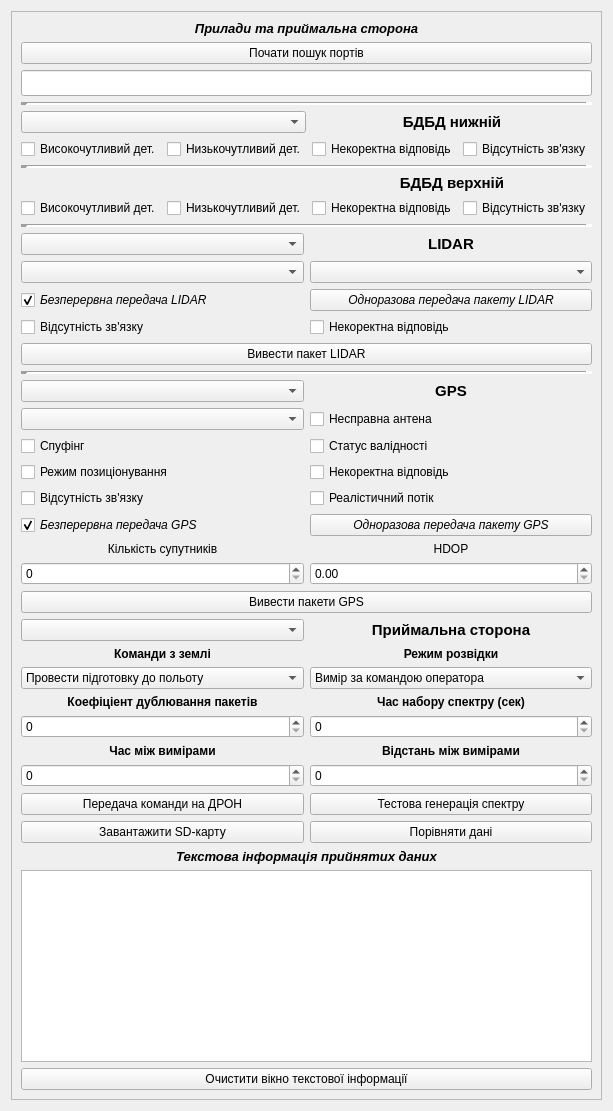
     <widget class="QWidget" name="widget_2" native="true">
      <layout class="QHBoxLayout" name="horizontalLayout_2">
       <item>
        <widget class="QFrame" name="frame_2">
         <property name="frameShape">
          <enum>QFrame::Shape::StyledPanel</enum>
         </property>
         <property name="frameShadow">
          <enum>QFrame::Shadow::Raised</enum>
         </property>
         <layout class="QVBoxLayout" name="verticalLayout_2">
          <item>
           <widget class="QLabel" name="label_31">
            <property name="font">
             <font>
              <pointsize>10</pointsize>
              <italic>true</italic>
              <bold>true</bold>
             </font>
            </property>
            <property name="text">
             <string>Прилади та приймальна сторона</string>
            </property>
            <property name="alignment">
             <set>Qt::AlignmentFlag::AlignCenter</set>
            </property>
           </widget>
          </item>
          <item>
           <widget class="QPushButton" name="pushButton_search_Ports">
            <property name="text">
             <string>Почати пошук портів</string>
            </property>
           </widget>
          </item>
          <item>
           <widget class="QLineEdit" name="lineEdit_COM">
            <property name="sizePolicy">
             <sizepolicy hsizetype="Minimum" vsizetype="Fixed">
              <horstretch>0</horstretch>
              <verstretch>0</verstretch>
             </sizepolicy>
            </property>
            <property name="font">
             <font>
              <pointsize>11</pointsize>
              <bold>true</bold>
             </font>
            </property>
           </widget>
          </item>
          <item>
           <widget class="Line" name="line_3">
            <property name="lineWidth">
             <number>7</number>
            </property>
            <property name="orientation">
             <enum>Qt::Orientation::Horizontal</enum>
            </property>
           </widget>
          </item>
          <item>
           <layout class="QGridLayout" name="gridLayout_2">
            <item row="0" column="0">
             <layout class="QGridLayout" name="gridLayout_6">
              <item row="0" column="0" colspan="2">
               <widget class="QComboBox" name="comboBox_BDBG_1">
                <property name="sizePolicy">
                 <sizepolicy hsizetype="Minimum" vsizetype="Fixed">
                  <horstretch>0</horstretch>
                  <verstretch>0</verstretch>
                 </sizepolicy>
                </property>
               </widget>
              </item>
              <item row="1" column="3">
               <widget class="QCheckBox" name="checkBox_not_ans_1">
                <property name="text">
                 <string>Відсутність зв'язку</string>
                </property>
               </widget>
              </item>
              <item row="1" column="2">
               <widget class="QCheckBox" name="checkBox_uncorrect_1">
                <property name="text">
                 <string>Некоректна відповідь</string>
                </property>
               </widget>
              </item>
              <item row="1" column="1">
               <widget class="QCheckBox" name="checkBox_low_sens_1">
                <property name="text">
                 <string>Низькочутливий дет.</string>
                </property>
               </widget>
              </item>
              <item row="1" column="0">
               <widget class="QCheckBox" name="checkBox_high_sens_1">
                <property name="text">
                 <string>Високочутливий дет.</string>
                </property>
               </widget>
              </item>
              <item row="0" column="2" colspan="2">
               <widget class="QLabel" name="label_24">
                <property name="font">
                 <font>
                  <pointsize>11</pointsize>
                  <bold>true</bold>
                 </font>
                </property>
                <property name="text">
                 <string>БДБД нижній</string>
                </property>
                <property name="alignment">
                 <set>Qt::AlignmentFlag::AlignCenter</set>
                </property>
               </widget>
              </item>
             </layout>
            </item>
           </layout>
          </item>
          <item>
           <widget class="Line" name="line">
            <property name="lineWidth">
             <number>7</number>
            </property>
            <property name="orientation">
             <enum>Qt::Orientation::Horizontal</enum>
            </property>
           </widget>
          </item>
          <item>
           <layout class="QGridLayout" name="gridLayout_5">
            <item row="0" column="2" colspan="2">
             <widget class="QLabel" name="label_25">
              <property name="sizePolicy">
               <sizepolicy hsizetype="Preferred" vsizetype="Fixed">
                <horstretch>0</horstretch>
                <verstretch>0</verstretch>
               </sizepolicy>
              </property>
              <property name="font">
               <font>
                <pointsize>11</pointsize>
                <bold>true</bold>
               </font>
              </property>
              <property name="text">
               <string>БДБД верхній</string>
              </property>
              <property name="alignment">
               <set>Qt::AlignmentFlag::AlignCenter</set>
              </property>
             </widget>
            </item>
            <item row="1" column="0">
             <widget class="QCheckBox" name="checkBox_high_sens_2">
              <property name="sizePolicy">
               <sizepolicy hsizetype="Minimum" vsizetype="Fixed">
                <horstretch>0</horstretch>
                <verstretch>0</verstretch>
               </sizepolicy>
              </property>
              <property name="text">
               <string>Високочутливий дет.</string>
              </property>
             </widget>
            </item>
            <item row="1" column="1">
             <widget class="QCheckBox" name="checkBox_low_sens_2">
              <property name="text">
               <string>Низькочутливий дет.</string>
              </property>
             </widget>
            </item>
            <item row="1" column="3">
             <widget class="QCheckBox" name="checkBox_not_ans_2">
              <property name="text">
               <string>Відсутність зв'язку</string>
              </property>
             </widget>
            </item>
            <item row="1" column="2">
             <widget class="QCheckBox" name="checkBox_uncorrect_2">
              <property name="text">
               <string>Некоректна відповідь</string>
              </property>
             </widget>
            </item>
           </layout>
          </item>
          <item>
           <widget class="Line" name="line_2">
            <property name="lineWidth">
             <number>7</number>
            </property>
            <property name="orientation">
             <enum>Qt::Orientation::Horizontal</enum>
            </property>
           </widget>
          </item>
          <item>
           <layout class="QGridLayout" name="gridLayout_4">
            <item row="3" column="1">
             <widget class="QCheckBox" name="checkBox_uncorrect_lidar">
              <property name="text">
               <string>Некоректна відповідь</string>
              </property>
             </widget>
            </item>
            <item row="1" column="0">
             <widget class="QComboBox" name="comboBox_imit_mode_lidar"/>
            </item>
            <item row="1" column="1">
             <widget class="QComboBox" name="comboBox_freq_lidar"/>
            </item>
            <item row="3" column="0">
             <widget class="QCheckBox" name="checkBox_not_ans_lidar">
              <property name="text">
               <string>Відсутність зв'язку</string>
              </property>
             </widget>
            </item>
            <item row="0" column="1">
             <widget class="QLabel" name="label_26">
              <property name="font">
               <font>
                <pointsize>11</pointsize>
                <bold>true</bold>
               </font>
              </property>
              <property name="text">
               <string>LIDAR</string>
              </property>
              <property name="alignment">
               <set>Qt::AlignmentFlag::AlignCenter</set>
              </property>
             </widget>
            </item>
            <item row="0" column="0">
             <widget class="QComboBox" name="comboBox_LIDAR"/>
            </item>
            <item row="4" column="0" colspan="2">
             <widget class="QPushButton" name="pushButton_show_lidar_packages">
              <property name="text">
               <string>Вивести пакет LIDAR</string>
              </property>
             </widget>
            </item>
            <item row="2" column="0">
             <widget class="QCheckBox" name="checkBox_lidar_continuous">
              <property name="font">
               <font>
                <italic>true</italic>
               </font>
              </property>
              <property name="text">
               <string>Безперервна передача LIDAR</string>
              </property>
              <property name="checked">
               <bool>true</bool>
              </property>
             </widget>
            </item>
            <item row="2" column="1">
             <widget class="QPushButton" name="pushButton_send_lidar_once">
              <property name="font">
               <font>
                <italic>true</italic>
               </font>
              </property>
              <property name="text">
               <string>Одноразова передача пакету LIDAR</string>
              </property>
             </widget>
            </item>
           </layout>
          </item>
          <item>
           <widget class="Line" name="line_4">
            <property name="lineWidth">
             <number>7</number>
            </property>
            <property name="orientation">
             <enum>Qt::Orientation::Horizontal</enum>
            </property>
           </widget>
          </item>
          <item>
           <layout class="QGridLayout" name="gridLayout_7">
            <item row="4" column="0">
             <widget class="QCheckBox" name="checkBox_not_ans_gps">
              <property name="text">
               <string>Відсутність зв'язку</string>
              </property>
             </widget>
            </item>
            <item row="3" column="0">
             <widget class="QCheckBox" name="checkBox_mode_valid_gps">
              <property name="text">
               <string>Режим позиціонування</string>
              </property>
             </widget>
            </item>
            <item row="0" column="1">
             <widget class="QLabel" name="label_27">
              <property name="font">
               <font>
                <pointsize>11</pointsize>
                <bold>true</bold>
               </font>
              </property>
              <property name="text">
               <string>GPS</string>
              </property>
              <property name="alignment">
               <set>Qt::AlignmentFlag::AlignCenter</set>
              </property>
             </widget>
            </item>
            <item row="7" column="0">
             <widget class="QSpinBox" name="spinBox_satellites_gps"/>
            </item>
            <item row="7" column="1">
             <widget class="QDoubleSpinBox" name="doubleSpinBox_hdop_gps"/>
            </item>
            <item row="1" column="1">
             <widget class="QCheckBox" name="checkBox_antenna_fault_gps">
              <property name="text">
               <string>Несправна антена</string>
              </property>
             </widget>
            </item>
            <item row="3" column="1">
             <widget class="QCheckBox" name="checkBox_uncorrect_gps">
              <property name="text">
               <string>Некоректна відповідь</string>
              </property>
             </widget>
            </item>
            <item row="2" column="1">
             <widget class="QCheckBox" name="checkBox_status_valid_gps">
              <property name="text">
               <string>Статус валідності</string>
              </property>
             </widget>
            </item>
            <item row="2" column="0">
             <widget class="QCheckBox" name="checkBox_spoofing_gps">
              <property name="text">
               <string>Спуфінг</string>
              </property>
             </widget>
            </item>
            <item row="8" column="0" colspan="2">
             <widget class="QPushButton" name="pushButton_show_gps_packages">
              <property name="text">
               <string>Вивести пакети GPS</string>
              </property>
             </widget>
            </item>
            <item row="6" column="1">
             <widget class="QLabel" name="label_29">
              <property name="sizePolicy">
               <sizepolicy hsizetype="Preferred" vsizetype="Fixed">
                <horstretch>0</horstretch>
                <verstretch>0</verstretch>
               </sizepolicy>
              </property>
              <property name="text">
               <string>HDOP</string>
              </property>
              <property name="alignment">
               <set>Qt::AlignmentFlag::AlignCenter</set>
              </property>
             </widget>
            </item>
            <item row="6" column="0">
             <widget class="QLabel" name="label_28">
              <property name="sizePolicy">
               <sizepolicy hsizetype="Preferred" vsizetype="Fixed">
                <horstretch>0</horstretch>
                <verstretch>0</verstretch>
               </sizepolicy>
              </property>
              <property name="text">
               <string>Кількість супутників</string>
              </property>
              <property name="alignment">
               <set>Qt::AlignmentFlag::AlignCenter</set>
              </property>
             </widget>
            </item>
            <item row="0" column="0">
             <widget class="QComboBox" name="comboBox_GPS"/>
            </item>
            <item row="1" column="0">
             <widget class="QComboBox" name="comboBox_freq_gps"/>
            </item>
            <item row="4" column="1">
             <widget class="QCheckBox" name="checkBox_realistic_gps">
              <property name="text">
               <string>Реалістичний потік</string>
              </property>
             </widget>
            </item>
            <item row="5" column="0">
             <widget class="QCheckBox" name="checkBox_gps_continuous">
              <property name="font">
               <font>
                <italic>true</italic>
               </font>
              </property>
              <property name="text">
               <string>Безперервна передача GPS</string>
              </property>
              <property name="checked">
               <bool>true</bool>
              </property>
             </widget>
            </item>
            <item row="5" column="1">
             <widget class="QPushButton" name="pushButton_send_gps_once">
              <property name="font">
               <font>
                <italic>true</italic>
               </font>
              </property>
              <property name="text">
               <string>Одноразова передача пакету GPS</string>
              </property>
             </widget>
            </item>
           </layout>
          </item>
          <item>
           <layout class="QGridLayout" name="gridLayout_8">
            <item row="3" column="1">
             <widget class="QLabel" name="label_36">
              <property name="font">
               <font>
                <bold>true</bold>
               </font>
              </property>
              <property name="text">
               <string>Час набору спектру (сек)</string>
              </property>
              <property name="alignment">
               <set>Qt::AlignmentFlag::AlignCenter</set>
              </property>
             </widget>
            </item>
            <item row="4" column="0">
             <widget class="QSpinBox" name="spinBox_packet_dupl"/>
            </item>
            <item row="2" column="0">
             <widget class="QComboBox" name="comboBox_select_Command">
              <item>
               <property name="text">
                <string>Провести підготовку до польоту</string>
               </property>
              </item>
              <item>
               <property name="text">
                <string>Продовжити розвідку без SD-карти</string>
               </property>
              </item>
              <item>
               <property name="text">
                <string>Не продовжувати розвідку без SD-карти</string>
               </property>
              </item>
              <item>
               <property name="text">
                <string>Передати параметри розвідки</string>
               </property>
              </item>
              <item>
               <property name="text">
                <string>Змінити коефіціент дублювання</string>
               </property>
              </item>
              <item>
               <property name="text">
                <string>Змінити час між вимірами</string>
               </property>
              </item>
              <item>
               <property name="text">
                <string>Змінити відстань між вимірами</string>
               </property>
              </item>
              <item>
               <property name="text">
                <string>Закінчити розвідку</string>
               </property>
              </item>
              <item>
               <property name="text">
                <string>Змінити режим розвідки</string>
               </property>
              </item>
              <item>
               <property name="text">
                <string>Провести вимір(ручний режим)</string>
               </property>
              </item>
              <item>
               <property name="text">
                <string>Змінити час набору спектру</string>
               </property>
              </item>
              <item>
               <property name="text">
                <string>Закінчити набір спектру</string>
               </property>
              </item>
              <item>
               <property name="text">
                <string>Перейти у режим радіотиші</string>
               </property>
              </item>
              <item>
               <property name="text">
                <string>Вийти з режиму радіотиші</string>
               </property>
              </item>
             </widget>
            </item>
            <item row="8" column="0">
             <widget class="QPushButton" name="pushButton_load_SD_data">
              <property name="text">
               <string>Завантажити SD-карту</string>
              </property>
             </widget>
            </item>
            <item row="1" column="1">
             <widget class="QLabel" name="label_34">
              <property name="font">
               <font>
                <bold>true</bold>
               </font>
              </property>
              <property name="text">
               <string>Режим розвідки</string>
              </property>
              <property name="alignment">
               <set>Qt::AlignmentFlag::AlignCenter</set>
              </property>
             </widget>
            </item>
            <item row="7" column="0">
             <widget class="QPushButton" name="pushButton_send_comm">
              <property name="text">
               <string>Передача команди на ДРОН</string>
              </property>
             </widget>
            </item>
            <item row="10" column="0" colspan="2">
             <widget class="QTextEdit" name="textEdit_radioline">
              <property name="sizePolicy">
               <sizepolicy hsizetype="Minimum" vsizetype="Expanding">
                <horstretch>0</horstretch>
                <verstretch>0</verstretch>
               </sizepolicy>
              </property>
             </widget>
            </item>
            <item row="0" column="1">
             <widget class="QLabel" name="label_30">
              <property name="font">
               <font>
                <pointsize>11</pointsize>
                <bold>true</bold>
               </font>
              </property>
              <property name="text">
               <string>Приймальна сторона</string>
              </property>
              <property name="alignment">
               <set>Qt::AlignmentFlag::AlignCenter</set>
              </property>
             </widget>
            </item>
            <item row="9" column="0" colspan="2">
             <widget class="QLabel" name="label_32">
              <property name="font">
               <font>
                <pointsize>10</pointsize>
                <italic>true</italic>
                <bold>true</bold>
               </font>
              </property>
              <property name="text">
               <string>Текстова інформація прийнятих даних</string>
              </property>
              <property name="alignment">
               <set>Qt::AlignmentFlag::AlignCenter</set>
              </property>
             </widget>
            </item>
            <item row="0" column="0">
             <widget class="QComboBox" name="comboBox_radioline"/>
            </item>
            <item row="3" column="0">
             <widget class="QLabel" name="label_35">
              <property name="font">
               <font>
                <bold>true</bold>
               </font>
              </property>
              <property name="text">
               <string>Коефіціент дублювання пакетів</string>
              </property>
              <property name="alignment">
               <set>Qt::AlignmentFlag::AlignCenter</set>
              </property>
             </widget>
            </item>
            <item row="2" column="1">
             <widget class="QComboBox" name="comboBox_rec_mode">
              <item>
               <property name="text">
                <string>Вимір за командою оператора</string>
               </property>
              </item>
              <item>
               <property name="text">
                <string>Вимір по часовим інтервалам</string>
               </property>
              </item>
              <item>
               <property name="text">
                <string>Вимір по дистанції між точками</string>
               </property>
              </item>
              <item>
               <property name="text">
                <string>Початок набору спектру</string>
               </property>
              </item>
             </widget>
            </item>
            <item row="6" column="1">
             <widget class="QSpinBox" name="spinBox_meas_dist"/>
            </item>
            <item row="4" column="1">
             <widget class="QSpinBox" name="spinBox_spectre_time"/>
            </item>
            <item row="7" column="1">
             <widget class="QPushButton" name="pushButton">
              <property name="text">
               <string>Тестова генерація спектру</string>
              </property>
             </widget>
            </item>
            <item row="11" column="0" colspan="2">
             <widget class="QPushButton" name="pushButton_clear_radioline">
              <property name="text">
               <string>Очистити вікно текстової інформації</string>
              </property>
             </widget>
            </item>
            <item row="8" column="1">
             <widget class="QPushButton" name="pushButton_compare_data">
              <property name="text">
               <string>Порівняти дані</string>
              </property>
             </widget>
            </item>
            <item row="6" column="0">
             <widget class="QSpinBox" name="spinBox_meas_time"/>
            </item>
            <item row="1" column="0">
             <widget class="QLabel" name="label_33">
              <property name="font">
               <font>
                <bold>true</bold>
               </font>
              </property>
              <property name="text">
               <string>Команди з землі</string>
              </property>
              <property name="alignment">
               <set>Qt::AlignmentFlag::AlignCenter</set>
              </property>
             </widget>
            </item>
            <item row="5" column="0">
             <widget class="QLabel" name="label_37">
              <property name="font">
               <font>
                <bold>true</bold>
               </font>
              </property>
              <property name="text">
               <string>Час між вимірами</string>
              </property>
              <property name="alignment">
               <set>Qt::AlignmentFlag::AlignCenter</set>
              </property>
             </widget>
            </item>
            <item row="5" column="1">
             <widget class="QLabel" name="label_38">
              <property name="font">
               <font>
                <bold>true</bold>
               </font>
              </property>
              <property name="text">
               <string>Відстань між вимірами</string>
              </property>
              <property name="alignment">
               <set>Qt::AlignmentFlag::AlignCenter</set>
              </property>
             </widget>
            </item>
           </layout>
          </item>
         </layout>
        </widget>
       </item>
      </layout>
     </widget>
